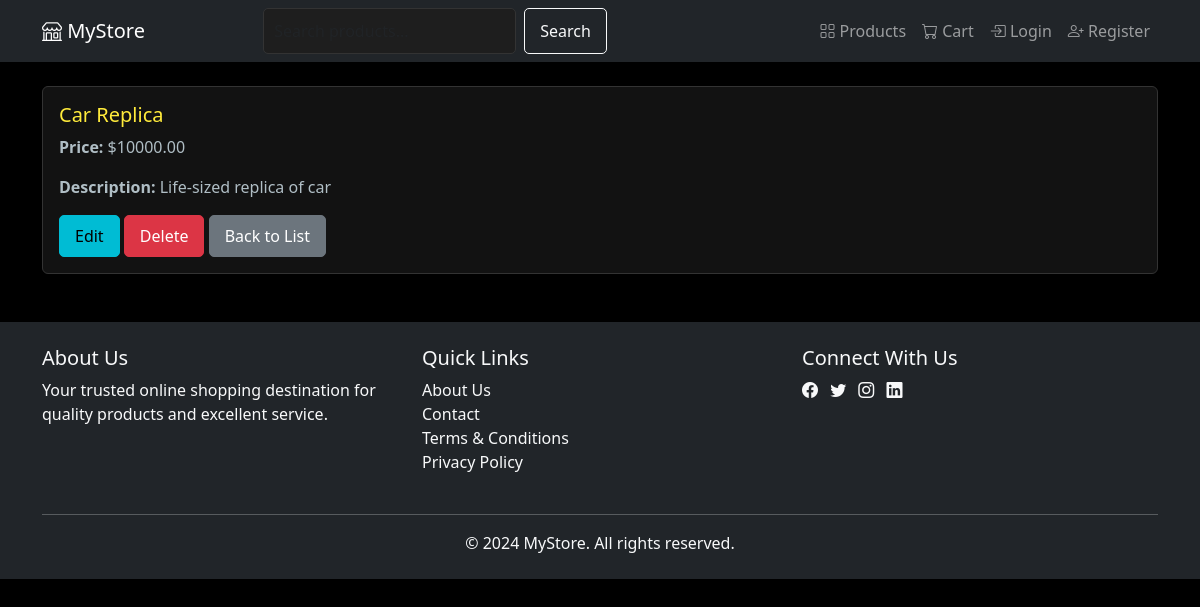
The page /product/6/ on the database its author committed.
### store/models.py (models this page shows, shortened)
class Product(models.Model):
    name = models.CharField(max_length=200)
    description = models.TextField()
    price = models.DecimalField(max_digits=10, decimal_places=2)
    image = models.ImageField(upload_to='products/', null=True, blank=True)
    stock = models.IntegerField(default=0)
    video = models.FileField(upload_to='videos/', null=True, blank=True)
    media = models.FileField(upload_to='media/', null=True, blank=True)
    is_featured = models.BooleanField(default=False)  # New field for featured products
    category = models.ForeignKey(Category, on_delete=models.CASCADE, related_name='products', null=True, blank=True)

### store/views.py (the view)
# urls.py: path('product/<int:pk>/', views.product_detail, name='product_detail'),
def product_detail(request, pk):
    product = get_object_or_404(Product, pk=pk)  # Fetch the product based on primary key
    return render(request, 'store/product_detail.html', {'product': product})

### store/templates/store/product_detail.html
{% extends 'store/base.html' %}
{% block content %}
<div class="card">
    <div class="card-body">
        <h5 class="card-title">{{ product.name }}</h5>
        <p class="card-text"><strong>Price:</strong> ${{ product.price }}</p>
        <p class="card-text"><strong>Description:</strong> {{ product.description }}</p>
        <a href="{% url 'store:product_update' product.pk %}" class="btn btn-primary">Edit</a>
        <a href="{% url 'store:product_delete' product.pk %}" class="btn btn-danger">Delete</a>
        <a href="{% url 'store:product_list' %}" class="btn btn-secondary">Back to List</a>
    </div>
</div>
{% endblock %}

### static/css/styles.css (style rules this page uses)
body { background-color: #000; color: #e0e0e0; font-family: 'Segoe UI', Tahoma, Geneva, Verdana, sans-serif; }
a { color: #00bcd4; text-decoration: none; }
.btn { padding: 8px 15px; border-radius: 5px; font-weight: 500; }
.btn-primary { background-color: #00bcd4; border-color: #00bcd4; color: #000; }
.card { transition: transform 0.2s ease, box-shadow 0.2s ease; background-color: #121212; border: 1px solid #333; color: #e0e0e0; }
.card-title { color: #ffeb3b; }
.card-text { color: #b0bec5; }

### rows shown on the page
Product: name "Car Replica", price "10000.00", description "Life-sized replica of car"
